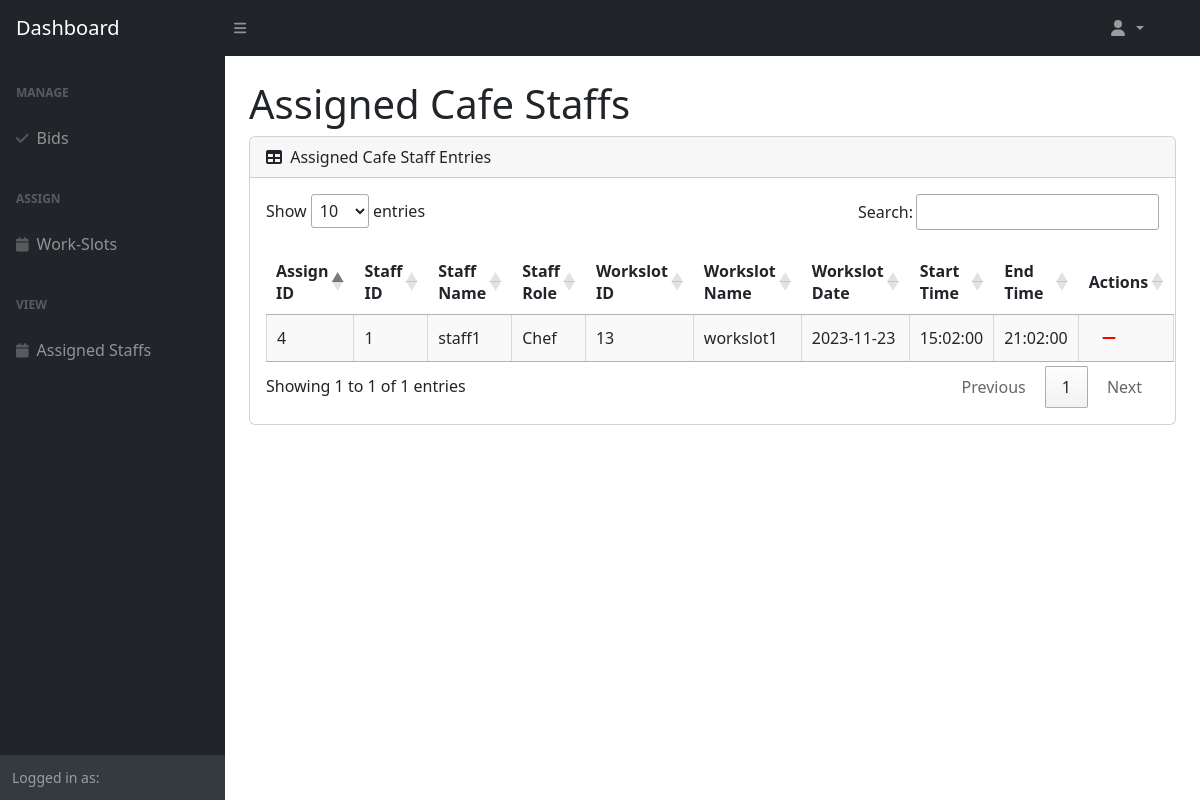
Screenshot of /src/Boundary/ViewAssignedStaffPage.php with the database file from the repository.
### tables this page shows
CREATE TABLE `staff_workslots` (
  `staff_workslots_id` int(11) NOT NULL,
  `cafe_staff_id` int(11) NOT NULL,
  `workslot_id` int(11) NOT NULL
);

CREATE TABLE `user` (
  `user_id` int(11) NOT NULL,
  `email` varchar(255) NOT NULL,
  `password` varchar(255) NOT NULL,
  `name` varchar(255) NOT NULL,
  `profile_id` int(11) NOT NULL,
  `status` enum('ACTIVE','INACTIVE') NOT NULL
);

CREATE TABLE `cafe_staff` (
  `cafe_staff_id` int(11) NOT NULL,
  `user_id` int(11) NOT NULL,
  `role` varchar(255) DEFAULT NULL
);

CREATE TABLE `workslot` (
  `workslot_id` int(11) NOT NULL,
  `workslot_name` varchar(255) NOT NULL,
  `chef_qty` int(11) NOT NULL DEFAULT 0,
  `cashier_qty` int(11) NOT NULL DEFAULT 0,
  `waiter_qty` int(11) NOT NULL DEFAULT 0,
  `workslot_date` date NOT NULL,
  `start_time` time NOT NULL,
  `end_time` time NOT NULL
);

### src/Entity/CafeStaff.php (called while the page is built, shortened)
<?php
class CafeStaff extends User{
    public function getAssignedCafeStaffs() {
        $DAO = new DAO();
        $connection = $DAO->get_connection();
        $sql = "SELECT `staff_workslots_id`, `staff_workslots`.`cafe_staff_id`, `user`.`name`, `cafe_staff`.`role`, `staff_workslots`.`workslot_id`, `workslot`.`workslot_name`, `workslot`.`workslot_date`, `workslot`.`start_time`, `workslot`.`end_time`
        FROM `staff_workslots`
        LEFT JOIN `cafe_staff` ON `staff_workslots`.`cafe_staff_id` = `cafe_staff`.`cafe_staff_id`
        LEFT JOIN `workslot` ON `staff_workslots`.`workslot_id` = `workslot`.`workslot_id`
        LEFT JOIN `user` ON `cafe_staff`.`user_id` = `user`.`user_id`;";
        return $connection->query($sql);
    }
}
?>

### src/Controller/CafeManagerViewStaffController.php (called while the page is built, shortened)
<?php
include_once "../Entity/CafeStaff.php";
class CafeManagerViewStaffController {
    public function getAssignedCafeStaffs() {
        $cafeStaff = new CafeStaff();
        return $cafeStaff->getAssignedCafeStaffs();
    }
}
?>

### src/Boundary/ViewAssignedStaffPage.php (the view, shortened to what this page needs)
<link rel="stylesheet" href="https://cdn.datatables.net/1.13.6/css/jquery.dataTables.min.css">
<link rel="stylesheet" href="https://cdn.jsdelivr.net/npm/sweetalert2@11/dist/sweetalert2.min.css">
<?php
include_once "../Controller/CafeManagerViewStaffController.php";
$viewStaffController = new CafeManagerViewStaffController();
$assignedStaffs = $viewStaffController->getAssignedCafeStaffs();
?>
<body class="sb-nav-fixed">
    <?php
        require "CafeManagerNav.php";
    ?>
    <div id="layoutSidenav_content">
        <main>
        <div class="container-fluid px-4">
            <h1 class="mt-4">Assigned Cafe Staffs</h1>
            <div class="card mb-4">
                <div class="card-header">
                    <i class="fas fa-table me-1"></i>
                    Assigned Cafe Staff Entries
                </div>
                <div class="card-body">
                    <table class="cell-border stripe" id="dataTable" width="100%" cellspacing="0">
                        <thead>
                            <tr>
                                <th>Assign ID</th>
                                <th>Staff ID</th>
                                <th>Staff Name</th>
                                <th>Staff Role</th>
                                <th>Workslot ID</th>
                                <th>Workslot Name</th>
                                <th>Workslot Date</th>
                                <th>Start Time</th>
                                <th>End Time</th>
                                <th>Actions</th>
                            </tr>
                        </thead>
                        <tbody>
                            <?php
                            while ($staff = $assignedStaffs->fetch_assoc()) {
                                echo "<tr>
                                        <td>{$staff['staff_workslots_id']}</td>
                                        <td>{$staff['cafe_staff_id']}</td>
                                        <td>{$staff['name']}</td>
                                        <td>{$staff['role']}</td>
                                        <td>{$staff['workslot_id']}</td>
                                        <td>{$staff['workslot_name']}</td>
                                        <td>{$staff['workslot_date']}</td>
                                        <td>{$staff['start_time']}</td>
                                        <td>{$staff['end_time']}</td>
                                        <td>
                                            <button class='btn' style='color: red' onclick='confirmUnassign({$staff['staff_workslots_id']},{$staff['workslot_id']},\"{$staff['role']}\")'><i class='fas fa-minus'></i></button>
                                        </td>
                                    </tr>";
                            }
                            ?>
                        </tbody>
                    </table>
                </div>
            </div>
        </div>
        </main>
    </div>
</body>

### src/Boundary/CafeManagerNav.php (shortened to what this page needs)
<!DOCTYPE html>
<html lang="en">
<head>
    <link href="assets/css/styles.css" rel="stylesheet" />
</head>
<nav class="sb-topnav navbar navbar-expand navbar-dark bg-dark">
    <a class="navbar-brand ps-3" href="CafeManagerDashboardPage.php">Dashboard</a>
    <button class="btn btn-link btn-sm order-1 order-lg-0 me-4 me-lg-0" id="sidebarToggle" href="#!"><i class="fas fa-bars"></i></button>
    <form method="post" class="navbar-nav ms-auto ms-md-0 me-3 me-lg-4">
        <ul class="navbar-nav ms-auto ms-md-0 me-3 me-lg-4">
            <li class="nav-item dropdown">
                <a class="nav-link dropdown-toggle" id="navbarDropdown" href="#" role="button" data-bs-toggle="dropdown" aria-expanded="false">
                    <i class="fas fa-user fa-fw"></i>
                </a>
            </li>
        </ul>
    </form>
</nav>
<div id="layoutSidenav">
    <div id="layoutSidenav_nav">
        <nav class="sb-sidenav accordion sb-sidenav-dark" id="sidenavAccordion">
            <div class="sb-sidenav-menu">
                <div class="nav">
                <div class="sb-sidenav-menu-heading">Manage</div>
                    <a class="nav-link" href="CafeManagerViewBidPage.php" aria-expanded="false" aria-controls="collapseLayouts">
                        <div class="sb-nav-link-icon"><i class="fas fa-check"></i></div>
                        Bids
                    </a>
                    <div class="sb-sidenav-menu-heading">Assign</div>
                    <a class="nav-link" href="ViewAssignWorkslotPage.php" aria-expanded="false" aria-controls="collapseLayouts">
                        <div class="sb-nav-link-icon"><i class="fas fa-calendar"></i></div>
                        Work-Slots
                    </a>
                    <div class="sb-sidenav-menu-heading">View</div>
                    <a class="nav-link" href="ViewAssignedStaffPage.php" aria-expanded="false" aria-controls="collapseLayouts">
                        <div class="sb-nav-link-icon"><i class="fas fa-calendar"></i></div>
                        Assigned Staffs
                    </a>
                </div>
            </div>
            <div class="sb-sidenav-footer">
                <div class="small">Logged in as:</div>
            </div>
        </nav>
    </div>
</html>

### rows the page displays
staff_workslots: staff_workslots_id "4", cafe_staff "1", user.name "staff1", cafe_staff.role "Chef", workslot "13", workslot.workslot_name "workslot1", workslot.workslot_date "2023-11-23", workslot.start_time "15:02:00", workslot.end_time "21:02:00"
